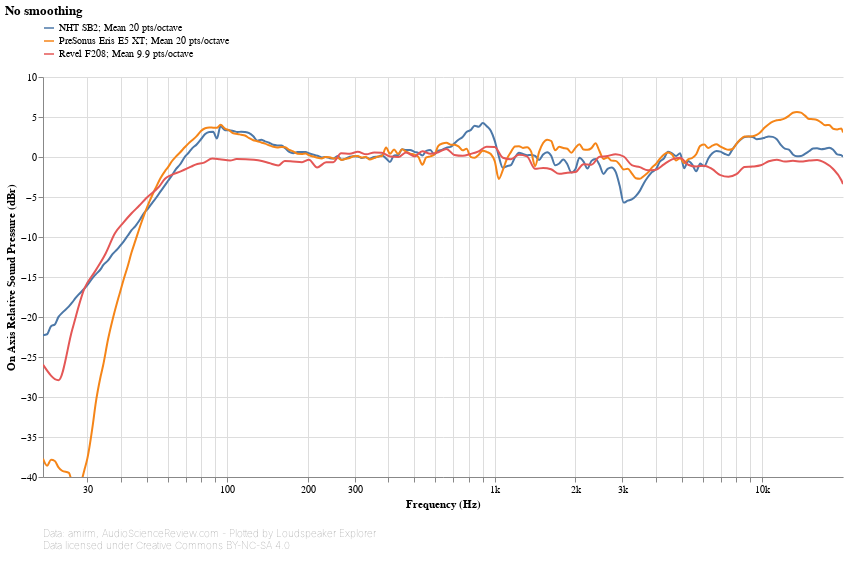

This figure's notebook cell:
### Markdown cell above
## On-axis response

### Code cell
#@markdown
standalone_speaker_frequency_response_db_chart(
    ('CEA2034', 'On Axis'),
    sound_pressure_yaxis(title_prefix='On Axis'))

### Figure 1 — Vega-Lite specification as saved in the notebook (floating-point values rounded to 4 significant figures; data arrays with more than 128 entries replaced by an {"elided": "..."} marker saying what was removed)
{"config": {"view": {"continuousWidth": 400, "continuousHeight": 300, "opacity": 0}}, "vconcat": [{"layer": [{"mark": {"type": "line", "clip": true, "interpolate": "monotone"}, "encoding": {"color": {"type": "nominal", "field": "speaker", "legend": {"direction": "vertical", "labelLimit": 600, "orient": "top", "symbolType": "stroke"}, "title": null}, "opacity": {"condition": {"value": 1, "selection": "selector011"}, "value": 0.2}, "tooltip": [{"type": "nominal", "field": "speaker", "title": "Speaker"}, {"type": "quantitative", "field": "frequency", "format": ".03s", "title": "Frequency (Hz)"}, {"type": "quantitative", "field": "value", "format": ".2f", "title": "Value (dB)"}], "x": {"type": "quantitative", "axis": {"format": "s"}, "field": "frequency", "scale": {"base": 10, "nice": false, "type": "log"}, "title": "Frequency (Hz)"}, "y": {"type": "quantitative", "axis": {"grid": true}, "field": "value", "scale": {"domain": [-40, 10]}, "title": ["On Axis Relative Sound Pressure (dBr)"]}}, "height": 400, "selection": {"selector011": {"type": "multi", "encodings": ["color"], "bind": "legend"}, "selector014": {"type": "single", "fields": ["speaker"], "bind": {"input": "select", "options": [null, "NHT SB2; Mean 20 pts/octave", "PreSonus Eris E5 XT; Mean 20 pts/octave", "Revel F208; Mean 9.9 pts/octave"], "labels": ["All", "NHT SB2; Mean 20 pts/octave", "PreSonus Eris E5 XT; Mean 20 pts/octave", "Revel F208; Mean 9.9 pts/octave"], "name": "Speaker: "}}}, "title": {"text": "No smoothing", "anchor": "start"}, "transform": [{"flatten": ["frequency", "value"]}], "width": 800}, {"mark": {"type": "circle", "clip": true, "size": 100}, "encoding": {"color": {"type": "nominal", "field": "speaker", "legend": {"direction": "vertical", "labelLimit": 600, "orient": "top", "symbolType": "stroke"}, "title": null}, "fillOpacity": {"condition": {"value": 0.3, "selection": "selector012"}, "value": 0}, "tooltip": [{"type": "nominal", "field": "speaker", "title": "Speaker"}, {"type": "quantitative", "field": "frequency", "format": ".03s", "title": "Frequency (Hz)"}, {"type": "quantitative", "field": "value", "format": ".2f", "title": "Value (dB)"}], "x": {"type": "quantitative", "axis": {"format": "s"}, "field": "frequency", "scale": {"base": 10, "nice": false, "type": "log"}, "title": "Frequency (Hz)"}, "y": {"type": "quantitative", "axis": {"grid": true}, "field": "value", "scale": {"domain": [-40, 10]}, "title": ["On Axis Relative Sound Pressure (dBr)"]}}, "height": 400, "selection": {"selector012": {"type": "single", "on": "mouseover", "clear": "mouseout", "empty": "none", "encodings": ["x", "y"]}, "selector013": {"type": "interval", "bind": "scales", "encodings": ["x", "y"]}}, "title": {"text": "No smoothing", "anchor": "start"}, "transform": [{"flatten": ["frequency", "value"]}], "width": 800}], "data": {"name": "data-5762c2cbe81616a31e9fac091027e1ab"}, "transform": [{"filter": {"selection": "selector014"}}]}, {"mark": "text", "height": 1, "title": {"text": ["Data: amirm, AudioScienceReview.com - Plotted by Loudspeaker Explorer", "Data licensed under Creative Commons BY-NC-SA 4.0"], "anchor": "start", "color": "gray", "fontSize": 10, "fontWeight": "lighter"}, "width": 600}], "resolve": {"legend": {"color": "independent"}}, "$schema": "https://vega.github.io/schema/vega-lite/v4.8.1.json", "datasets": {"data-5762c2cbe81616a31e9fac091027e1ab": [{"speaker": "NHT SB2; Mean 20 pts/octave", "frequency": {"elided": "200 float values"}, "value": {"elided": "200 float values"}}, {"speaker": "PreSonus Eris E5 XT; Mean 20 pts/octave", "frequency": {"elided": "200 float values"}, "value": {"elided": "200 float values"}}, {"speaker": "Revel F208; Mean 9.9 pts/octave", "frequency": [20.51, 23.44, 26.37, 29.3, 32.23, 35.16, 38.09, 41.02, 43.95, 46.88, 49.8, 55.66, 58.59, 61.52, 67.38, 73.24, 76.17, 82.03, 87.89, 93.75, 102.5, 108.4, 117.2, 126.0, 134.8, 143.6, 155.3, 164.1, 175.8, 190.4, 202.1, 216.8, 234.4, 249.0, 266.6, 287.1, 307.6, 331.1, 354.5, 377.9, 407.2, 436.5, 465.8, 501.0, 536.1, 574.2, 615.2, 659.2, 706.1, 758.8, 811.5, 870.1, 931.6, 999.0, 1072.0, 1148.0, 1230.0, 1318.0, 1415.0, 1515.0, 1623.0, 1740.0, 1866.0, 2001.0, 2145.0, 2297.0, 2461.0, 2640.0, 2827.0, 3032.0, 3249.0, 3483.0, 3732.0, 3999.0, 4286.0, 4594.0, 4925.0, 5279.0, 5657.0, 6062.0, 6498.0, 6964.0, 7465.0, 8001.0, 8575.0, 9190.0, 9850.0, 10560.0, 11310.0, 12130.0, 13000.0, 13930.0, 14930.0, 16000.0, 17150.0, 18380.0, 19700.0, 20000.0], "value": [-25.96, -27.89, -21.6, -16.44, -14.21, -12.06, -9.531, -8.176, -7.032, -6.1, -5.163, -3.708, -2.726, -2.284, -1.769, -1.208, -0.95, -0.701, -0.201, -0.282, -0.447, -0.263, -0.271, -0.348, -0.508, -0.758, -1.054, -0.499, -0.556, -0.642, -0.346, -1.304, -0.663, -0.644, 0.463, 0.411, 0.651, 0.329, 0.576, 0.527, 0.056, 0.007, 0.573, 0.078, 0.729, 0.393, 0.591, 1.013, 0.263, 0.157, 0.383, 0.713, 1.293, 1.237, -0.09, -0.279, 0.273, 0.085, -1.482, -1.361, -1.534, -2.108, -1.961, -1.883, -0.894, -0.961, 0.023, 0.113, 0.359, 0.062, -1.016, -1.271, -1.656, -1.583, -0.915, -0.293, -0.103, -0.965, -1.196, -1.081, -1.519, -2.274, -2.476, -2.151, -1.248, -1.191, -1.038, -0.537, -0.338, -0.575, -0.465, -0.574, -0.45, -0.369, -0.733, -1.495, -2.873, -3.378]}]}}
